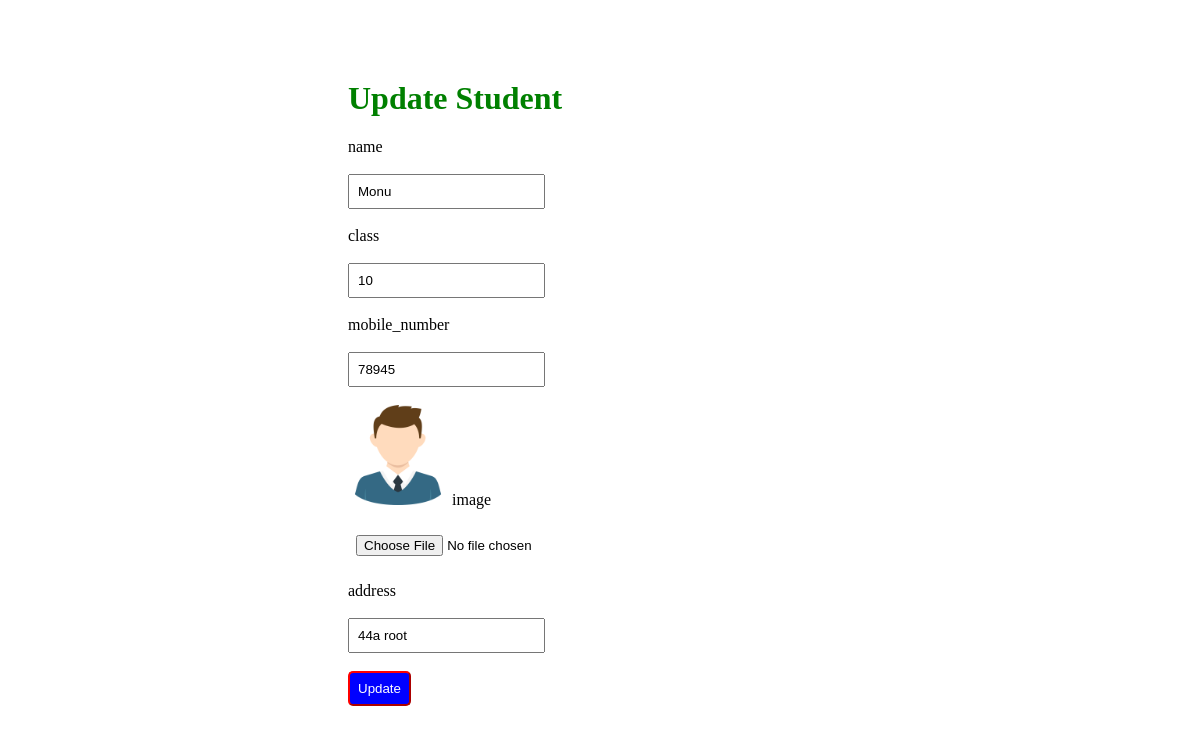
/update/6/, run on an earlier commit of the app's database.
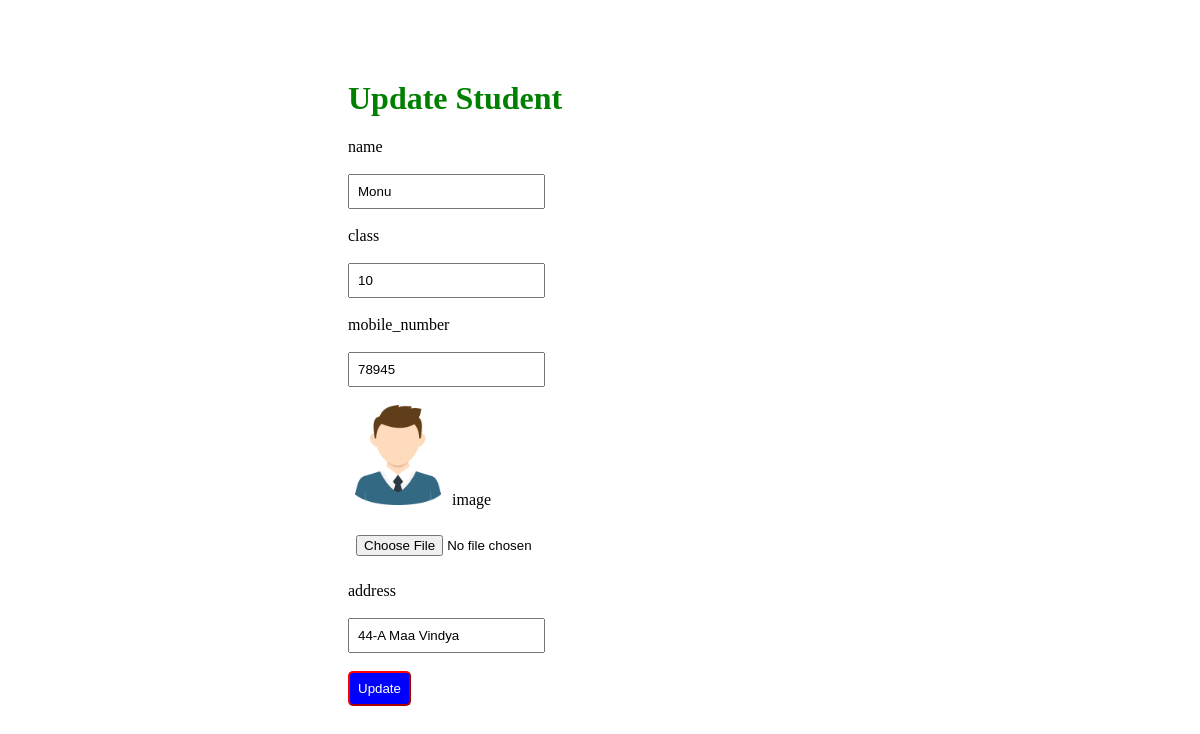
And on a later commit of the database.
### students/models.py (models this page shows)
class Students(models.Model):
    std_name=models.CharField(max_length=50)
    std_class=models.IntegerField()
    mobile_number=models.IntegerField()
    image=models.ImageField(blank=True)
    address=models.CharField(max_length=100)

### students/views.py (the view, shortened to what this page needs)
# urls.py: path('update/<int:id>/', views.update, name='update'),
def update(request, id):
    stud = Students.objects.get(id=id)
    return render(request, "update.html", {"stud": stud})

### students/templates/update.html (shortened to what this page needs)
<!DOCTYPE html>
<html lang="en">
<head>
</head>
{% load static %}
<link rel="stylesheet" href="{% static 'style.css' %}">
<body>
    <div class="container2">
        <h1>Update Student</h1>
        <form action="{% url 'update' stud.id %}" method="post" enctype="multipart/form-data">
            <label for="">name</label><br><br>
            <input type="text" name="std_name" value="{{stud.std_name}}"><br><br>
            <label for="">class</label><br><br>
            <input type="text" name="std_class" value="{{stud.std_class}}"><br><br>
            <label for="">mobile_number</label><br><br>
            <input type="text" name="mobile_number" value="{{stud.mobile_number}}"><br><br>
            {% if stud.image %}
            <img src="{{ stud.image.url }}" alt="Student Image" width="100" height="100">
            {% endif %}
            <label for="">image</label><br><br>
            <input type="file" name="image" class="prod-size" ><br><br>
            <label for="">address</label><br><br>
            <input type="text" name="address" value="{{stud.address}}"><br><br>
            <button type="submit" id="new1">Update</button>
        </form>
    </div>
</body>
</html>

What changed in the data, as far as the page shows it:
changed Students "Monu": address "44a root" → "44-A Maa Vindya"
